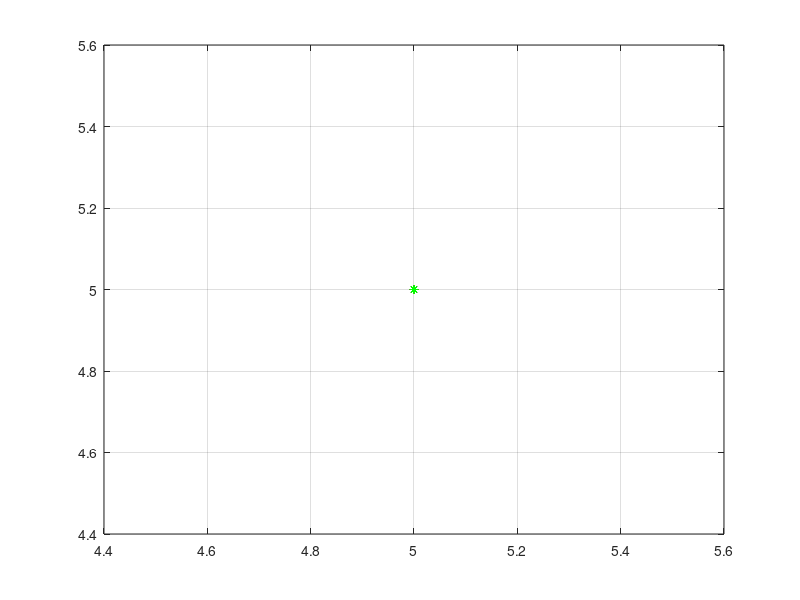
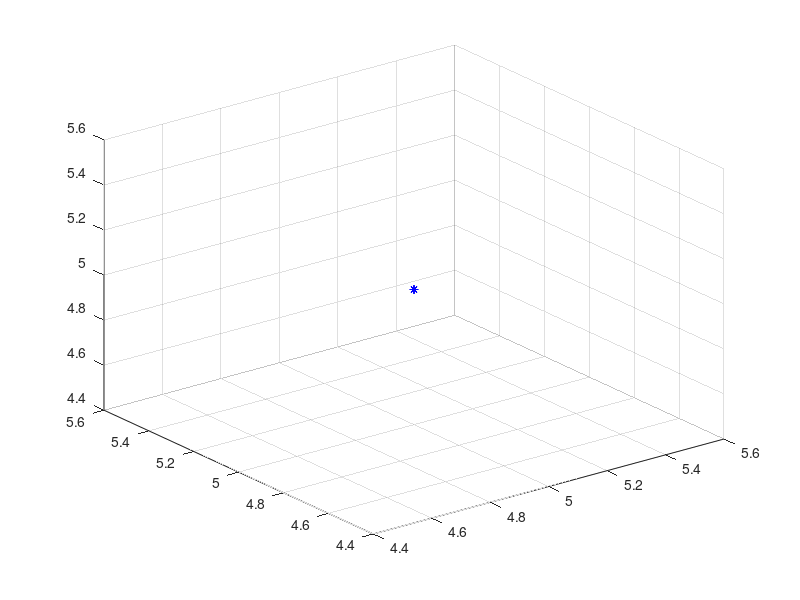

Source code (MATLAB) for these figures, in order:
clear
clc
close all
n = input ('Enter n positions, n: ')
T=zeros(1,n)
X=zeros(1,n)
Y=zeros(1,n)
Z=zeros(1,n)

for i=1:n
    fprintf('Enter time t (in seconds) and (x,y,z) position (in meters) values on separate lines: \n', i, i, i)
    T(i)= input ('')
    X(i)= input ('')
    Y(i)= input ('')
    Z(i)= input ('')
end

fig1=figure()
set(fig1,'color','white')
set(gca,'fontsize',18)
p1=plot(T,X,'b*')
hold on
p2=plot(T,Y,'r*')
hold on
p3=plot(T,Z,'g*')
hold on
grid on
hold on


Nx= length(X)
Mx=Nx-1
Coefx=4*Mx

%%create X vector
Bx=zeros(2*(Nx-2)+2+(Nx-2)+(Nx-2)+2,1)

Nrowx=2*(Nx-2)+2
hx0=zeros(Nrowx,Coefx)


%%first part of the matrix
for i=1:(Nrowx/2)
    colx=((i-1)*4+1)
    rowx=(i-1)*2+1
    for j=colx:(colx+3)
        hx0(rowx,j)=T(i).^(3-j+colx)
        hx0(rowx+1,j)=T(i+1).^(3-j+colx)
    end
    Bx(rowx,1)=X(i)
    Bx(rowx+1,1)=X(i+1)
end

%%second part of the matrix using derivatives

hx1=zeros(Nx-2,Coefx)
for i=2:(Nx-1)
    colx=1+(i-2)*4
    hx1(i-1,colx)=3*T(i)^2
    hx1(i-1,colx+1)=2*T(i)
    hx1(i-1,colx+2)=1
    hx1(i-1,colx+3)=0
    hx1(i-1,colx+4)=-3*T(i)^2
    hx1(i-1,colx+5)=-2*T(i)
    hx1(i-1,colx+6)=-1
    hx1(i-1,colx+7)=0
end

%%third part of the matrix boundary conditions
hx2=0*hx1
for i=2:(Nx-1)
    colx=1+(i-2)*4
    hx2(i-1,colx)=6*T(i)
    hx2(i-1,colx+1)=2
    hx2(i-1,colx+2)=0
    hx2(i-1,colx+3)=0
    hx2(i-1,colx+4)=-6*T(i)
    hx2(i-1,colx+5)=-2
    hx2(i-1,colx+6)=0
    hx2(i-1,colx+7)=0
end

hxepts=zeros(2,Coefx)
hxepts(1,1)=6*T(1)
hxepts(1,2)=2*T(1)
hxepts(1,3)=1
hxepts(2, end)=1
hxepts(2, end-1)=2*T(end)
hxepts(2, end-2)=6*T(end)

hx=[hx0;hx1;hx2;hxepts]

%%solve
ABCsx=inv(hx)*Bx

for i=1:Mx
   rowx=1+(i-1)*4
   ax=ABCsx(rowx)
   bx=ABCsx(rowx+1)
   cx=ABCsx(rowx+2)
   dx=ABCsx(rowx+3)
   t=linspace(T(i),T(i+1),100)
   x=ax*t.^3+bx*t.^2+cx*t+dx
   px=plot(t,x,'b')
end


%%%%Y
Ny= length(Y)
My=Ny-1
Coefy=4*My

%%create Y vector
By=zeros(2*(Ny-2)+2+(Ny-2)+(Ny-2)+2,1)

Nrowy=2*(Ny-2)+2
hy0=zeros(Nrowy,Coefy)


%%first part of the matrix
for i=1:(Nrowy/2)
    coly=((i-1)*4+1)
    rowy=(i-1)*2+1
    for j=coly:(coly+3)
        hy0(rowy,j)=T(i).^(3-j+coly)
        hy0(rowy+1,j)=T(i+1).^(3-j+coly)
    end
    By(rowy,1)=Y(i)
    By(rowy+1,1)=Y(i+1)
end

%%second part of the matrix using derivatives

hy1=zeros(Ny-2,Coefy)
for i=2:(Ny-1)
    coly=1+(i-2)*4
    hy1(i-1,coly)=3*T(i)^2
    hy1(i-1,coly+1)=2*T(i)
    hy1(i-1,coly+2)=1
    hy1(i-1,coly+3)=0
    hy1(i-1,coly+4)=-3*T(i)^2
    hy1(i-1,coly+5)=-2*T(i)
    hy1(i-1,coly+6)=-1
    hy1(i-1,coly+7)=0
end

%%third part of the matrix boundary conditions
hy2=0*hy1
for i=2:(Ny-1)
    coly=1+(i-2)*4
    hy2(i-1,coly)=6*T(i)
    hy2(i-1,coly+1)=2
    hy2(i-1,coly+2)=0
    hy2(i-1,coly+3)=0
    hy2(i-1,coly+4)=-6*T(i)
    hy2(i-1,coly+5)=-2
    hy2(i-1,coly+6)=0
    hy2(i-1,coly+7)=0
end

hyepts=zeros(2,Coefy)
hyepts(1,1)=6*T(1)
hyepts(1,2)=2*T(1)
hyepts(1,3)=1
hyepts(2, end)=1
hyepts(2, end-1)=2*T(end)
hyepts(2, end-2)=6*T(end)

hy=[hy0;hy1;hy2;hyepts]

%%solve
ABCsy=inv(hy)*By

for i=1:My
   rowy=1+(i-1)*4
   ay=ABCsy(rowy)
   by=ABCsy(rowy+1)
   cy=ABCsy(rowy+2)
   dy=ABCsy(rowy+3)
   t=linspace(T(i),T(i+1),100)
   y=ay*t.^3+by*t.^2+cy*t+dy
   py=plot(t,y,'r')
end


%%% Z

Nz= length(Z)
Mz=Nz-1
Coefz=4*Mz

%%create Z vector
Bz=zeros(2*(Nz-2)+2+(Nz-2)+(Nz-2)+2,1)

Nrowz=2*(Nz-2)+2
hz0=zeros(Nrowz,Coefz)


%%first part of the matrix
for i=1:(Nrowz/2)
    colz=((i-1)*4+1)
    rowz=(i-1)*2+1
    for j=colz:(colz+3)
        hz0(rowz,j)=T(i).^(3-j+colz)
        hz0(rowz+1,j)=T(i+1).^(3-j+colz)
    end
    Bz(rowz,1)=Z(i)
    Bz(rowz+1,1)=Z(i+1)
end

%%second part of the matrix using derivatives

hz1=zeros(Nz-2,Coefz)
for i=2:(Nz-1)
    colz=1+(i-2)*4
    hz1(i-1,colz)=3*T(i)^2
    hz1(i-1,colz+1)=2*T(i)
    hz1(i-1,colz+2)=1
    hz1(i-1,colz+3)=0
    hz1(i-1,colz+4)=-3*T(i)^2
    hz1(i-1,colz+5)=-2*T(i)
    hz1(i-1,colz+6)=-1
    hz1(i-1,colz+7)=0
end

%%third part of the matrix boundary conditions
hz2=0*hz1
for i=2:(Nz-1)
    colz=1+(i-2)*4
    hz2(i-1,colz)=6*T(i)
    hz2(i-1,colz+1)=2
    hz2(i-1,colz+2)=0
    hz2(i-1,colz+3)=0
    hz2(i-1,colz+4)=-6*T(i)
    hz2(i-1,colz+5)=-2
    hz2(i-1,colz+6)=0
    hz2(i-1,colz+7)=0
end

hzepts=zeros(2,Coefz)
hzepts(1,1)=6*T(1)
hzepts(1,2)=2*T(1)
hzepts(1,3)=1
hzepts(2, end)=1
hzepts(2, end-1)=2*T(end)
hzepts(2, end-2)=6*T(end)

hz=[hz0;hz1;hz2;hzepts]

%%solve
ABCsz=inv(hz)*Bz

for i=1:Mz
   rowz=1+(i-1)*4
   az=ABCsz(rowz)
   bz=ABCsz(rowz+1)
   cz=ABCsz(rowz+2)
   dz=ABCsz(rowz+3)
   t=linspace(T(i),T(i+1),100)
   z=az*t.^3+bz*t.^2+cz*t+dz
   pz=plot(t,z,'g')
end


fig2=figure()
set(fig2,'color','white')
set(gca,'fontsize',18)
p4=plot3(X,Y,Z,'b*')
grid on 
hold on

for i=1:Mz
    t=T(i):T(i+1)
    rowx=1+(i-1)*4
   ax=ABCsx(rowx)
   bx=ABCsx(rowx+1)
   cx=ABCsx(rowx+2)
   dx=ABCsx(rowx+3)
   
   x=ax*t.^3+bx*t.^2+cx*t+dx
    
    rowy=1+(i-1)*4
   ay=ABCsy(rowy)
   by=ABCsy(rowy+1)
   cy=ABCsy(rowy+2)
   dy=ABCsy(rowy+3)
  
   y=ay*t.^3+by*t.^2+cy*t+dy
    
    rowz=1+(i-1)*4
   az=ABCsz(rowz)
   bz=ABCsz(rowz+1)
   cz=ABCsz(rowz+2)
   dz=ABCsz(rowz+3)
  
   z=az*t.^3+bz*t.^2+cz*t+dz
   
p5=plot3(x,y,z,'b')
end

grid on
hold on

